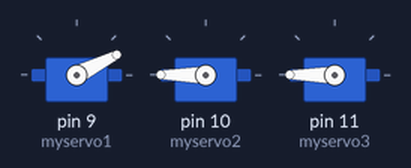
Bench run of a sketch on a simulated Arduino Uno, built with avr-gcc and run on an emulated ATmega328P. On the bench: 3 × servo.

Above: at 0.15 s.
At 1.0 s:
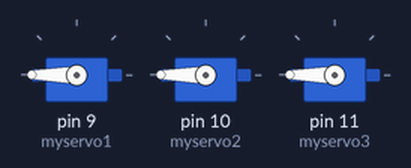
At 11.07 s:
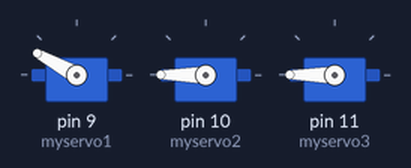
At 15.8 s:
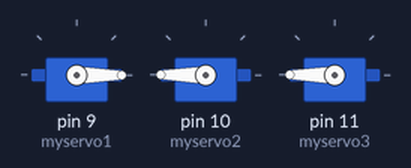
At 25.91 s:
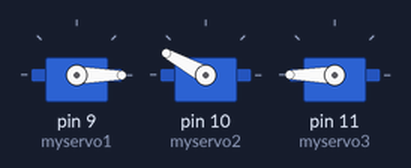
At 30.6 s:
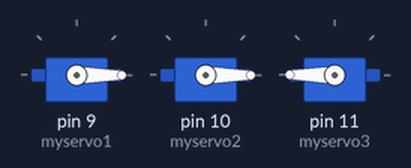
Timing chart, 0 to 32.1 s (numbered marks = the images above):
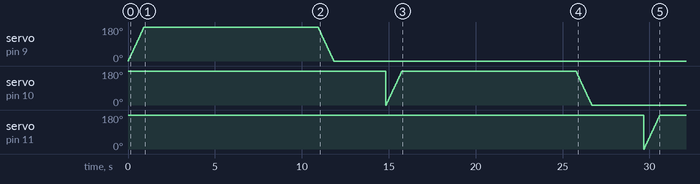

Measured:
- by itself, servo on pin 9 (myservo1): rises from 0° to 180° in 0.90 s, then falls to 0° in 10.9 s

The sketch:

main.ino
```cpp
/*
 Controlling a servo position using a potentiometer (variable resistor)
 by Michal Rinott <http://people.interaction-ivrea.it/m.rinott>

 modified on 8 Nov 2013
 by Scott Fitzgerald
 http://www.arduino.cc/en/Tutorial/Knob
*/
#include <Servo.h>

Servo myservo1;  // create servo object to control a servo
Servo myservo2;  // create servo object to control a servo
Servo myservo3;  // create servo object to control a servo

int pos1 = 0;  // variable to store the servo position
int pos2 = 0;  // variable to store the servo position
int pos3 = 0;  // variable to store the servo position

void setup() {
  myservo1.attach(9);  // attaches the servo on pin 9 to the servo object
  myservo2.attach(10);  // attaches the servo on pin 10 to the servo object
  myservo3.attach(11);  // attaches the servo on pin 11 to the servo object
}

void loop() {
  // reset arms
  myservo1.write(180);
  myservo2.write(180);
  myservo3.write(180);

  // wave the arm 1 from 0 to 180 degrees
  for (pos1 = 0; pos1 <= 180; pos1 += 1) {
    myservo1.write(pos1);
    delay(5);
  }

  delay(10000);

  // wave the arm 1 from 180 to 0 degrees
  for (pos1 = 180; pos1 >= 0; pos1 -= 1) {
    myservo1.write(pos1);
    delay(5);
  }

  delay(3000);

  // wave the arm 2 from 0 to 180 degrees
  for (pos2 = 0; pos2 <= 180; pos2 += 1) {
    myservo2.write(pos2);
    delay(5);
  }

  delay(10000);

  // wave the arm 2 from 180 to 0 degrees
  for (pos2 = 180; pos2 >= 0; pos2 -= 1) {
    myservo2.write(pos2);
    delay(5);
  }

  delay(3000);

  // wave the arm 3 from 0 to 180 degrees
  for (pos3 = 0; pos3 <= 180; pos3 += 1) {
    myservo3.write(pos3);
    delay(5);
  }

  delay(10000);

  // wave the arm 3 from 180 to 0 degrees
  for (pos3 = 180; pos3 >= 0; pos3 -= 1) {
    myservo3.write(pos3);
    delay(5);
  }

  delay(3000);
}
```
